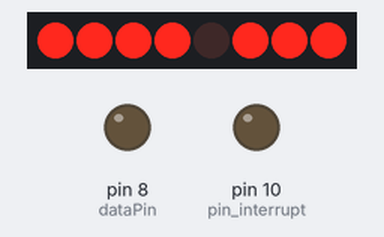
Recording of a sketch running on a simulated Arduino Uno, built with avr-gcc and run on an emulated ATmega328P. On the bench: 8 shift-register outputs drawn as a row of LEDs (first output left, lit = HIGH), output pins drawn as LEDs (lit = HIGH). Pins used as bus, display or sensor lines are not drawn.

Above: at 0.1 s.
At 0.5 s:
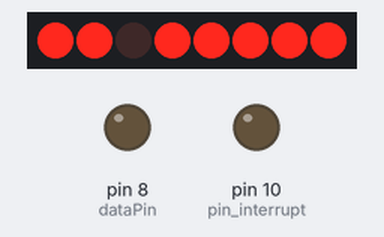
At 0.9 s:
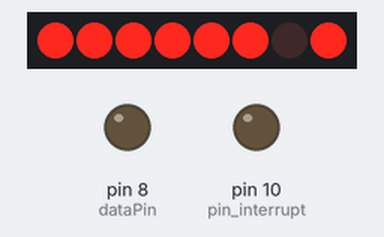
At 1.1 s:
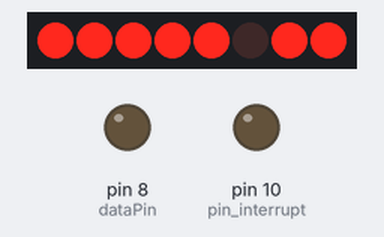
At 1.9 s:
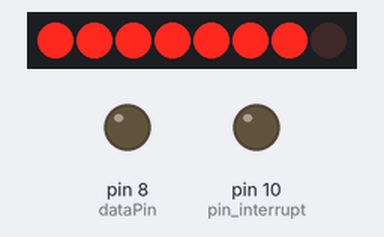
At 2.7 s:
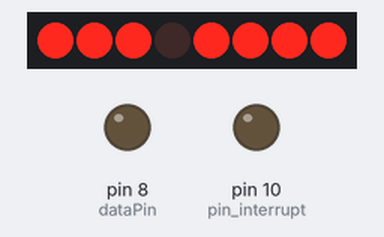
Timing chart, 0 to 3.0 s (numbered marks = the images above):
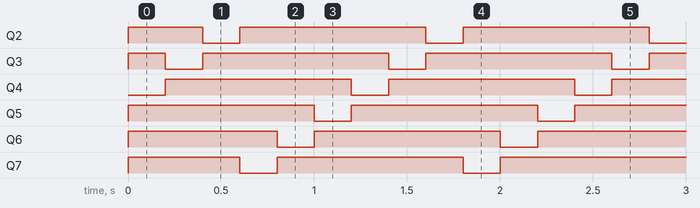

The sketch:

AtTiny_7Segment.ino
```cpp
int latchPin = 1;//BP2
int clockPin = 2;//BP0
int dataPin = 0;//BP1

/*
WaterHeater_V3
26 Aug 2021
*/
int const anim_speed = 200;
//#define dataPin PB1
//#define latchPin PB2
#define pin_interrupt PB2
#define pin_dot PB3
#define pin_relay PB4
//#define clockPin PB0
#define MODE_START 0
#define MODE_STOP 5

byte mode = MODE_START;
int active_duration = 0;
int const heatup_durations[4] = {10, 20, 30, 40};
int const pause_relay = 1000;
int const pause_dot = 1000;

//---------------------------------------
void setup()
{
  DDRB |= (1 << latchPin);//pinMode(latchPin, OUTPUT);
  DDRB |= (1 << dataPin);//pinMode(dataPin, OUTPUT);
  DDRB |= (1 << clockPin);//pinMode(clockPin, OUTPUT);

}
//---------------------------------------
void loop()
{


  RoundAndRound();
}
//---------------------------------------
void WaitForHeatUp()
{
  for(int i=0;i<active_duration;i++)
  {
    PORTB |= (1 << pin_dot);
    delay(pause_relay);
    PORTB &= ~(1 << pin_dot);
    delay(pause_relay);
  }
}
//---------------------------------------
void RoundAndRound()
{


  while(true)
  {
    printNum(B11101111);
    delay(anim_speed);
    printNum(B11110111);
    delay(anim_speed);
    printNum(B11111011);
    delay(anim_speed);
    printNum(B01111111);
    delay(anim_speed);
    printNum(B10111111);
    delay(anim_speed);
    printNum(B11011111);
    delay(anim_speed);


  }
}
//---------------------------------------
void printNum(byte n)
{
  switch(n)
  {
    case 0:
      n = B00000011;
    break;
    case 1:
      n = B10011111;
    break;
    case 2:
      n = B00100101;
    break;
    case 3:
      n = B00001101;
    break;
    case 4:
      n = B10011001;
    break;
  }

  PORTB &= ~(1 << latchPin);
  shiftOut(dataPin, clockPin, MSBFIRST, n);
  PORTB |= (1 << latchPin);
}
//---------------------------------------
void ButtonPressed() {
  if(mode == MODE_START)
  {//First press - Default mode 2
    mode = 2;
  }
  else if(mode == MODE_STOP)
  {//Re-heat
    mode = 1;
    return;//Escape from RoundAndRound()
  }
  else
  {
    mode++;
    //Wraparound
    if(mode > 4)
      mode = 1;
  }

  InitializeMode();
}
//---------------------------------------
void InitializeMode()
{
  active_duration = heatup_durations[mode - 1];
  printNum(mode);
}
```

Measured:
- by itself, Q2, Q3, Q6, Q7: repeats every 1.2 s: LOW 0.20 s, HIGH 1.0 s
- by itself, Q4, Q5: alternates HIGH for 1.0 s and LOW for 0.20 s
- by itself, everything shown: repeats every 1.2 s, in 6 steps
